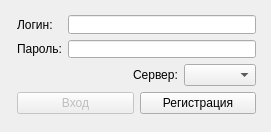
<?xml version="1.0" encoding="UTF-8"?>
<ui version="4.0">
 <class>MainWindow</class>
 <widget class="QMainWindow" name="MainWindow">
  <property name="geometry">
   <rect>
    <x>0</x>
    <y>0</y>
    <width>271</width>
    <height>132</height>
   </rect>
  </property>
  <property name="windowTitle">
   <string>NikLauncher</string>
  </property>
  <property name="windowIcon">
   <iconset>
    <normaloff>../sockLearn/client-ico.ico</normaloff>../sockLearn/client-ico.ico</iconset>
  </property>
  <widget class="QWidget" name="centralWidget">
   <widget class="QWidget" name="verticalLayoutWidget">
    <property name="geometry">
     <rect>
      <x>6</x>
      <y>4</y>
      <width>261</width>
      <height>121</height>
     </rect>
    </property>
    <layout class="QVBoxLayout" name="verticalLayout">
     <item>
      <layout class="QHBoxLayout" name="horizontalLayout_2">
       <item>
        <layout class="QVBoxLayout" name="verticalLayout_4">
         <item>
          <widget class="QLabel" name="label">
           <property name="text">
            <string>Логин:</string>
           </property>
          </widget>
         </item>
         <item>
          <widget class="QLabel" name="label_2">
           <property name="text">
            <string>Пароль:</string>
           </property>
          </widget>
         </item>
        </layout>
       </item>
       <item>
        <layout class="QVBoxLayout" name="verticalLayout_5">
         <item>
          <widget class="QLineEdit" name="userName"/>
         </item>
         <item>
          <widget class="QLineEdit" name="password"/>
         </item>
        </layout>
       </item>
      </layout>
     </item>
     <item>
      <layout class="QHBoxLayout" name="horizontalLayout">
       <item>
        <spacer name="horizontalSpacer">
         <property name="orientation">
          <enum>Qt::Horizontal</enum>
         </property>
         <property name="sizeHint" stdset="0">
          <size>
           <width>40</width>
           <height>20</height>
          </size>
         </property>
        </spacer>
       </item>
       <item>
        <widget class="QLabel" name="label_3">
         <property name="text">
          <string>Сервер:</string>
         </property>
        </widget>
       </item>
       <item>
        <widget class="QComboBox" name="serversList"/>
       </item>
      </layout>
     </item>
     <item>
      <layout class="QHBoxLayout" name="horizontalLayout_3">
       <item>
        <widget class="QPushButton" name="startGame">
         <property name="enabled">
          <bool>false</bool>
         </property>
         <property name="text">
          <string>Вход</string>
         </property>
        </widget>
       </item>
       <item>
        <widget class="QPushButton" name="registration">
         <property name="text">
          <string>Регистрация</string>
         </property>
        </widget>
       </item>
      </layout>
     </item>
    </layout>
   </widget>
  </widget>
 </widget>
 <layoutdefault spacing="6" margin="11"/>
 <resources/>
 <connections/>
</ui>
